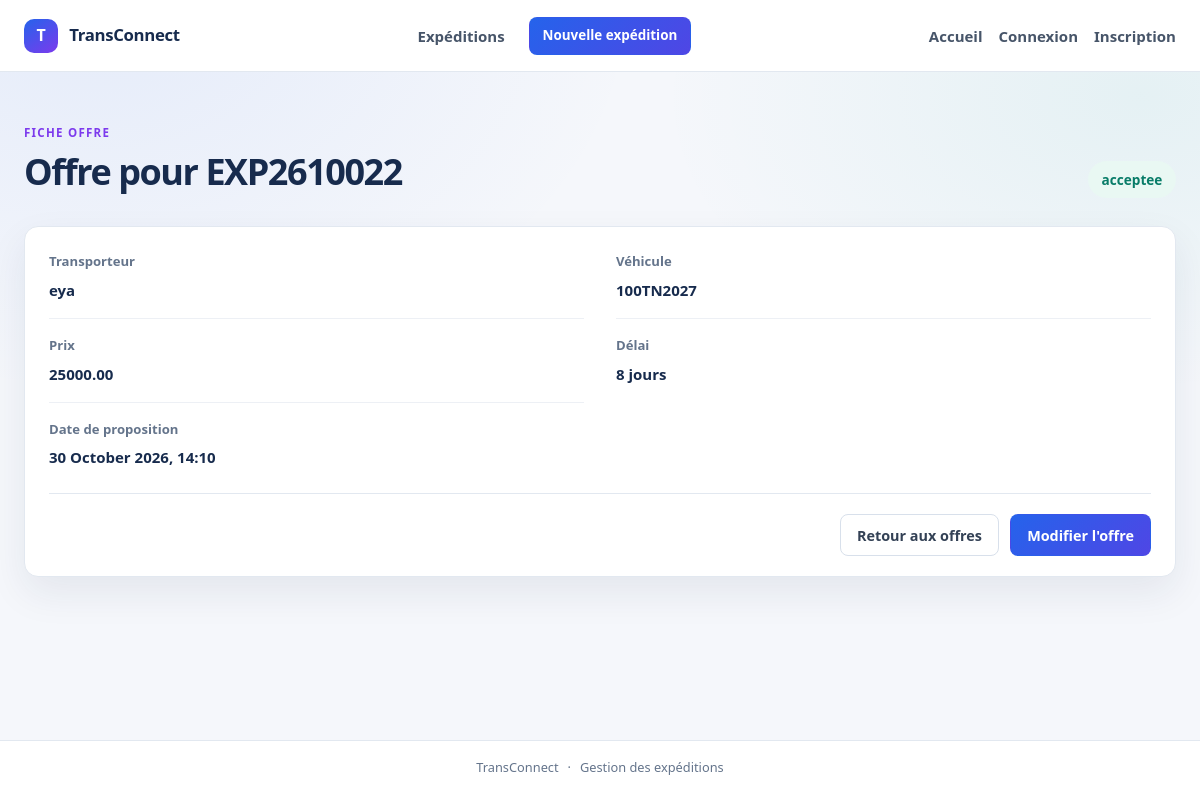
Screenshot of /offres/8/ with the database file from the repository.
### OffreApp/models.py (models this page shows, shortened)
class offre(models.Model):
    prix = models.DecimalField(
        max_digits=10,
        decimal_places=2,
        validators=[MinValueValidator(Decimal('0.1'))]
    )
    delai_jours = models.PositiveIntegerField(validators=[MinValueValidator(1)])
    statut = models.CharField(
        max_length=100,
        choices=[
            ('p', 'proposee'),
            ('a', 'acceptee'),
            ('r', 'refusee'),
            ('re', 'retiree')
        ],
        default='p'
    )
    date_proposition = models.DateTimeField()
    created_at = models.DateTimeField(auto_now_add=True)
    updated_at = models.DateTimeField(auto_now=True)
    entreprise = models.ForeignKey(Entreprise, on_delete=models.CASCADE, related_name='offres')
    expedition = models.ForeignKey(Expedition, on_delete=models.CASCADE, related_name='offres')
    vehicule = models.ForeignKey(Vehicule, on_delete=models.CASCADE, related_name='offres')

### ExpeditionApp/models.py (models this page shows, shortened)
class Expedition(models.Model):
    reference = models.CharField(max_length=50, unique=True)
    ville_depart = models.CharField(max_length=80)
    ville_arrive = models.CharField(max_length=80)
    poids_kg = models.DecimalField(
        max_digits=10,
        decimal_places=2,
        validators=[MinValueValidator(0, "le poids doit etre possitive")],
    )
    date_souhaitee = models.DateTimeField()
    description = models.TextField()
    statut = models.CharField(
        max_length=100,
        choices=[
            ('en_attente', 'En attente'),
            ('publiee', 'Publiee'),
            ('attribuee', 'Attribuée'),
            ('terminee', 'Terminée'),
            ('annulee', 'Annulée'),
        ],
        default='en_attente',
    )
    created_at = models.DateTimeField(auto_now_add=True)
    updated_at = models.DateTimeField(auto_now=True)
    entreprise = models.ForeignKey(Entreprise, on_delete=models.CASCADE, related_name='expeditions')
    def __str__(self):
        return self.reference

### EntrepriseApp/models.py (models this page shows)
class Entreprise(models.Model):
    raison_social = models.CharField(max_length=200, blank=False ,null=False)
    matricule_fiscal =models.CharField(max_length=17 ,unique=True, validators=[matricule_fiscal_validator])
    adresse = models.TextField(validators=[MinLengthValidator(20,"l'adresse ne peut pas avoir moins de 20 char"),MaxLengthValidator(400,"l'adresse ne peut pas depasser les 400 char")])
    type_entreprise=models.CharField(max_length=100,choices=[('c','chargeur'),
    ('t','transporteur')])
    created_at = models.DateTimeField(auto_now_add=True)
    updated_at =models.DateTimeField(auto_now=True)
    gerant= models.OneToOneField(Utilisateur ,on_delete=models.CASCADE,related_name='entreprise')
    def __str__(self):
        return self.raison_social

### VehiculeApp/models.py (models this page shows, shortened)
class Vehicule(models.Model):
    immatriculation = models.CharField(max_length=50, unique=True)
    type_vehicule = models.CharField(
        max_length=100,
        choices=[
            ('camionnette', 'Camionnette / utilitaire léger'),
            ('camion_porteur', 'Camion porteur'),
            ('semi_remorque', 'Semi-remorque'),
            ('fourgon', 'Fourgon'),
        ],
    )
    capacite_kg = models.PositiveIntegerField(
        validators=[MinValueValidator(1, "la valeur doit etre strictement possitive")]
    )
    disponible = models.BooleanField()
    created_at = models.DateTimeField(auto_now_add=True)
    updated_at = models.DateTimeField(auto_now=True)
    entreprise = models.ForeignKey(Entreprise, on_delete=models.CASCADE, related_name='vehicules')
    def __str__(self):
        return self.immatriculation

### OffreApp/views.py (the view)
# urls.py: path("<int:pk>/", OffreDetail.as_view(), name="offre_detail"),
class OffreDetail(DetailView):
    model = offre
    template_name = "offre/detail.html"
    context_object_name = "offre"

### OffreApp/templates/offre/detail.html (shortened to what this page needs)
{% extends "expedition/base.html" %}
{% block content %}
    <div class="page-heading">
        <div><p class="eyebrow">FICHE OFFRE</p><h1>Offre pour {{ offre.expedition }}</h1></div>
        <span class="status-badge status-large">{{ offre.get_statut_display }}</span>
    </div>
    <section class="panel detail-panel">
        <dl class="detail-grid">
            <div class="detail-item"><dt>Transporteur</dt><dd>{{ offre.entreprise }}</dd></div>
            <div class="detail-item"><dt>Véhicule</dt><dd>{{ offre.vehicule }}</dd></div>
            <div class="detail-item"><dt>Prix</dt><dd>{{ offre.prix }}</dd></div>
            <div class="detail-item"><dt>Délai</dt><dd>{{ offre.delai_jours }} jours</dd></div>
            <div class="detail-item"><dt>Date de proposition</dt><dd>{{ offre.date_proposition|date:"j F Y, H:i" }}</dd></div>
        </dl>
        <div class="panel-actions">
            <a class="button button-secondary" href="{% url 'offre_list' %}">Retour aux offres</a>
            <a class="button button-primary" href="{% url 'offre_update' pk=offre.pk %}">Modifier l'offre</a>
        </div>
    </section>
{% endblock %}

### EntrepriseApp/static/EntrepriseApp/expedition.css (style rules this page uses)
:root { color-scheme: light; --ink: #172b4d; --muted: #64748b; --line: #e2e8f0; --surface: #ffffff; --canvas: #f5f7fb; --primary: #2563eb; --primary-dark: #1d4ed8; --teal: #0f9f95; --violet: #7c3aed; --coral: #f9735b; --danger: #b42332; --shadow: 0 16px 38px rgb(23 43 77 / 8%); }
* { box-sizing: border-box; }
body { min-width: 320px; min-height: 100vh; margin: 0; background: radial-gradient(ellipse at 8% 0%, rgb(37 99 235 / 8%), transparent 34rem), radial-gradient(ellipse at 95% 12%, rgb(15 159 149 / 7%), transparent 30rem), var(--canvas); color: var(--ink); font-family: "Segoe UI", Tahoma, Geneva, Verdana, sans-serif; font-size: 15px; line-height: 1.6; }
a { color: var(--primary); }
.page-heading { margin-bottom: 1.75rem; display: flex; align-items: flex-end; justify-content: space-between; gap: 1.5rem; }
.eyebrow { margin: 0 0 0.45rem; color: var(--violet); font-size: 0.72rem; font-weight: 750; letter-spacing: 0.11em; }
h1, h2, h3, p { margin-top: 0; }
h1 { margin-bottom: 0.35rem; color: var(--ink); font-size: clamp(1.8rem, 3vw, 2.25rem); letter-spacing: -0.04em; line-height: 1.2; }
.panel { overflow: hidden; border: 1px solid var(--line); border-radius: 14px; background: var(--surface); box-shadow: var(--shadow); }
.count-badge, .status-badge { display: inline-flex; align-items: center; border-radius: 999px; white-space: nowrap; font-size: 0.78rem; font-weight: 700; }
.status-badge { padding: 0.3rem 0.65rem; background: #e9f8f3; color: #087c68; }
.status-large { padding: 0.5rem 0.85rem; font-size: 0.85rem; }
.button { min-height: 42px; padding: 0.65rem 1rem; display: inline-flex; align-items: center; justify-content: center; gap: 0.4rem; border: 1px solid transparent; border-radius: 8px; cursor: pointer; font: inherit; font-size: 0.9rem; font-weight: 700; line-height: 1.2; text-decoration: none; transition: background-color 0.15s ease, border-color 0.15s ease, transform 0.15s ease; }
.button-primary { background: linear-gradient(135deg, var(--primary), #4f46e5); color: #fff; }
.button-secondary { border-color: #d8e0eb; background: #fff; color: #334155; }
.detail-panel { padding: 0 1.5rem; }
.detail-grid { margin: 0; padding: 0.5rem 0; display: grid; grid-template-columns: repeat(2, minmax(0, 1fr)); column-gap: 2rem; }
.detail-item { padding: 1rem 0; border-bottom: 1px solid #edf0f5; }
.detail-item:nth-last-child(-n + 2) { border-bottom: 0; }
.detail-item dt { margin-bottom: 0.35rem; color: var(--muted); font-size: 0.82rem; font-weight: 600; }
.detail-item dd { margin: 0; color: var(--ink); font-weight: 600; }
.panel-actions { padding: 1.25rem 0; display: flex; justify-content: flex-end; gap: 0.7rem; border-top: 1px solid var(--line); }

### rows the page displays
offre: expedition "EXP2610022", statut "acceptee", entreprise "eya", vehicule "100TN2027", prix "25000.00", delai_jours "8", date_proposition "30 October 2026, 14:10"
